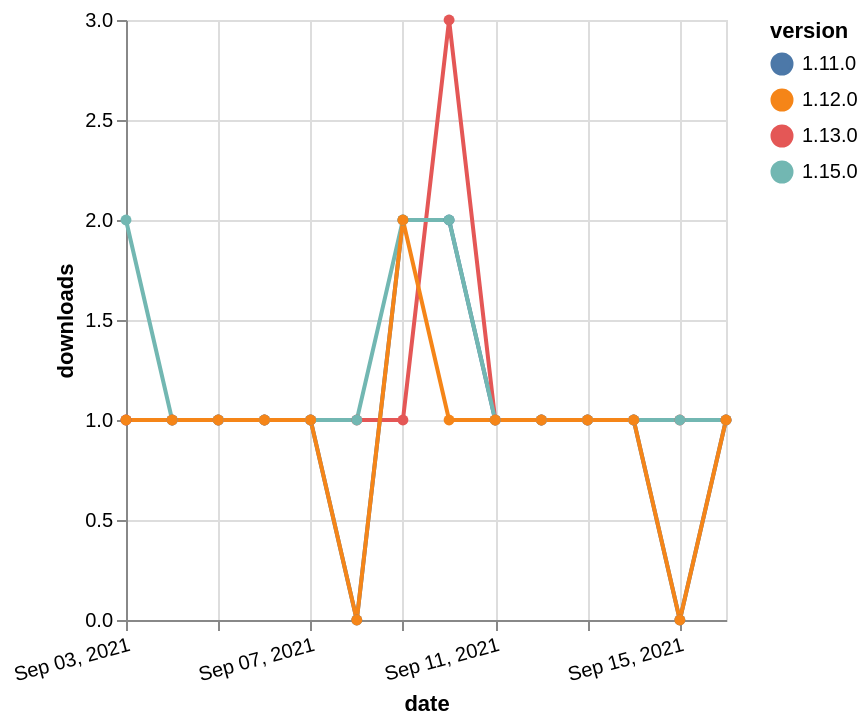

Express this chart as Vega-Lite.
### Vega-Lite specification from a JSON file in a GitHub repository (floating-point values rounded to 4 significant figures)
{"$schema": "https://vega.github.io/schema/vega-lite/v5.json", "description": "A simple bar chart with embedded data.", "data": {"values": [{"date": "2021-09-03", "total": 213, "delta": 1, "version": "1.11.0"}, {"date": "2021-09-04", "total": 214, "delta": 1, "version": "1.11.0"}, {"date": "2021-09-05", "total": 215, "delta": 1, "version": "1.11.0"}, {"date": "2021-09-06", "total": 216, "delta": 1, "version": "1.11.0"}, {"date": "2021-09-07", "total": 217, "delta": 1, "version": "1.11.0"}, {"date": "2021-09-08", "total": 217, "delta": 0, "version": "1.11.0"}, {"date": "2021-09-09", "total": 219, "delta": 2, "version": "1.11.0"}, {"date": "2021-09-10", "total": 221, "delta": 2, "version": "1.11.0"}, {"date": "2021-09-11", "total": 222, "delta": 1, "version": "1.11.0"}, {"date": "2021-09-12", "total": 223, "delta": 1, "version": "1.11.0"}, {"date": "2021-09-13", "total": 224, "delta": 1, "version": "1.11.0"}, {"date": "2021-09-14", "total": 225, "delta": 1, "version": "1.11.0"}, {"date": "2021-09-15", "total": 225, "delta": 0, "version": "1.11.0"}, {"date": "2021-09-16", "total": 226, "delta": 1, "version": "1.11.0"}, {"date": "2021-09-03", "total": 286, "delta": 1, "version": "1.13.0"}, {"date": "2021-09-04", "total": 287, "delta": 1, "version": "1.13.0"}, {"date": "2021-09-05", "total": 288, "delta": 1, "version": "1.13.0"}, {"date": "2021-09-06", "total": 289, "delta": 1, "version": "1.13.0"}, {"date": "2021-09-07", "total": 290, "delta": 1, "version": "1.13.0"}, {"date": "2021-09-08", "total": 291, "delta": 1, "version": "1.13.0"}, {"date": "2021-09-09", "total": 292, "delta": 1, "version": "1.13.0"}, {"date": "2021-09-10", "total": 295, "delta": 3, "version": "1.13.0"}, {"date": "2021-09-11", "total": 296, "delta": 1, "version": "1.13.0"}, {"date": "2021-09-12", "total": 297, "delta": 1, "version": "1.13.0"}, {"date": "2021-09-13", "total": 298, "delta": 1, "version": "1.13.0"}, {"date": "2021-09-14", "total": 299, "delta": 1, "version": "1.13.0"}, {"date": "2021-09-15", "total": 300, "delta": 1, "version": "1.13.0"}, {"date": "2021-09-16", "total": 301, "delta": 1, "version": "1.13.0"}, {"date": "2021-09-03", "total": 113, "delta": 2, "version": "1.15.0"}, {"date": "2021-09-04", "total": 114, "delta": 1, "version": "1.15.0"}, {"date": "2021-09-05", "total": 115, "delta": 1, "version": "1.15.0"}, {"date": "2021-09-06", "total": 116, "delta": 1, "version": "1.15.0"}, {"date": "2021-09-07", "total": 117, "delta": 1, "version": "1.15.0"}, {"date": "2021-09-08", "total": 118, "delta": 1, "version": "1.15.0"}, {"date": "2021-09-09", "total": 120, "delta": 2, "version": "1.15.0"}, {"date": "2021-09-10", "total": 122, "delta": 2, "version": "1.15.0"}, {"date": "2021-09-11", "total": 123, "delta": 1, "version": "1.15.0"}, {"date": "2021-09-12", "total": 124, "delta": 1, "version": "1.15.0"}, {"date": "2021-09-13", "total": 125, "delta": 1, "version": "1.15.0"}, {"date": "2021-09-14", "total": 126, "delta": 1, "version": "1.15.0"}, {"date": "2021-09-15", "total": 127, "delta": 1, "version": "1.15.0"}, {"date": "2021-09-16", "total": 128, "delta": 1, "version": "1.15.0"}, {"date": "2021-09-03", "total": 172, "delta": 1, "version": "1.12.0"}, {"date": "2021-09-04", "total": 173, "delta": 1, "version": "1.12.0"}, {"date": "2021-09-05", "total": 174, "delta": 1, "version": "1.12.0"}, {"date": "2021-09-06", "total": 175, "delta": 1, "version": "1.12.0"}, {"date": "2021-09-07", "total": 176, "delta": 1, "version": "1.12.0"}, {"date": "2021-09-08", "total": 176, "delta": 0, "version": "1.12.0"}, {"date": "2021-09-09", "total": 178, "delta": 2, "version": "1.12.0"}, {"date": "2021-09-10", "total": 179, "delta": 1, "version": "1.12.0"}, {"date": "2021-09-11", "total": 180, "delta": 1, "version": "1.12.0"}, {"date": "2021-09-12", "total": 181, "delta": 1, "version": "1.12.0"}, {"date": "2021-09-13", "total": 182, "delta": 1, "version": "1.12.0"}, {"date": "2021-09-14", "total": 183, "delta": 1, "version": "1.12.0"}, {"date": "2021-09-15", "total": 183, "delta": 0, "version": "1.12.0"}, {"date": "2021-09-16", "total": 184, "delta": 1, "version": "1.12.0"}]}, "width": "container", "mark": {"type": "line", "point": {"filled": true}}, "encoding": {"x": {"field": "date", "type": "temporal", "timeUnit": "yearmonthdate", "title": "date", "axis": {"labelAngle": -15}}, "y": {"field": "delta", "type": "quantitative", "title": "downloads"}, "color": {"field": "version", "type": "nominal"}, "tooltip": {"field": "delta"}}}
